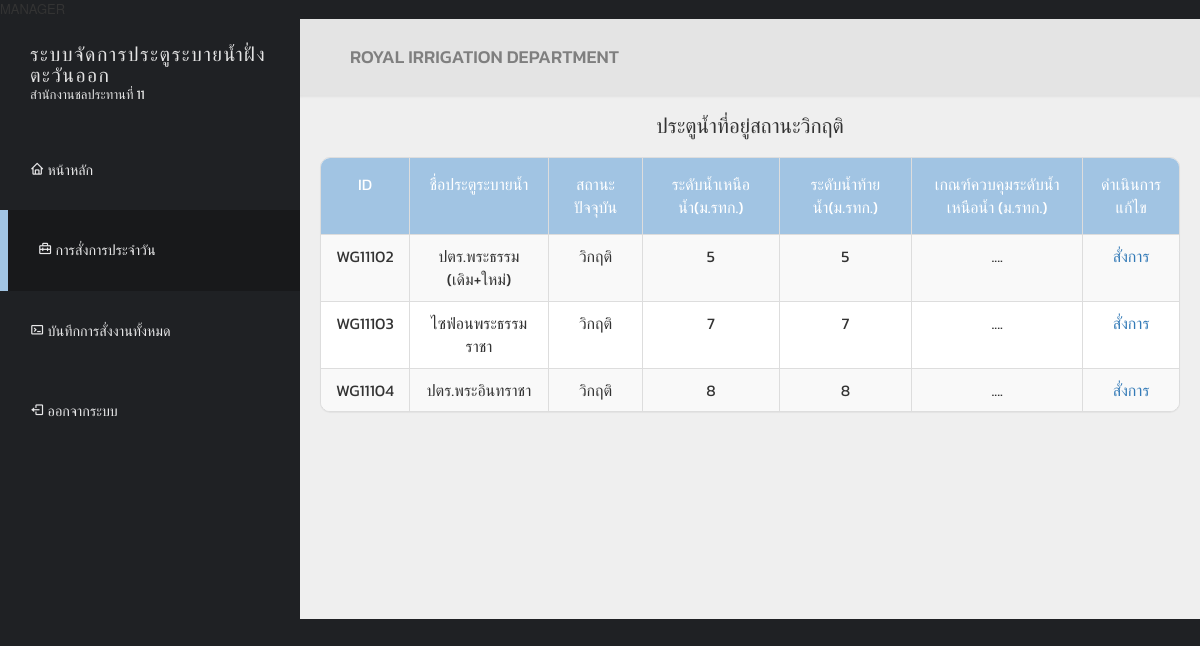
Screenshot of /view/manager/manager-assignment-order.php (signed in) with the database file from the repository.
### tables this page shows
CREATE TABLE `watergate_name` (
  `watergate_name_ID` varchar(255) NOT NULL,
  `gate_name` varchar(255) NOT NULL
);

CREATE TABLE `watergate` (
  `watergate_ID` varchar(255) NOT NULL,
  `gate_status` int(1) NOT NULL DEFAULT '0',
  `water_source_name` varchar(255) DEFAULT NULL,
  `criterion` float DEFAULT NULL
);

### view/manager/manager-assignment-order.php (the view, shortened to what this page needs)
<?php
    require_once '../../controller/updateTable.php';
    $sql = "SELECT wg.*, wn.gate_name, dr.upstream, dr.downstream, dr.flow_rate
    FROM watergate wg
    JOIN watergate_name wn ON wg.watergate_ID = wn.watergate_name_ID
    JOIN (
        SELECT dr1.watergate_report_ID, MAX(drt.report_date) AS max_report_date
        FROM daily_report dr1
        JOIN daily_report_time drt ON dr1.report_ID = drt.report_time_ID
        WHERE dr1.watergate_report_ID IN (
            SELECT watergate_ID FROM watergate WHERE gate_status = 1
        )
        GROUP BY dr1.watergate_report_ID
    ) recent_dr ON wg.watergate_ID = recent_dr.watergate_report_ID
    JOIN daily_report dr ON recent_dr.watergate_report_ID = dr.watergate_report_ID
    JOIN daily_report_time drt ON dr.report_ID = drt.report_time_ID AND drt.report_date = recent_dr.max_report_date
    WHERE wg.gate_status = 1;";
    $stmt = $conn->prepare($sql);
    $stmt->execute();
?>
<!DOCTYPE html>
<html lang="en">
<head>
  <link href='https://font.googleapis.com/css2?family=Poppins:wght@300;400;500;600;700;800;900&display=swap' rel='stylesheet' type='text/css'>
  <link href="../../css/font-awesome.min.css" rel="stylesheet">
  <link href="../../css/bootstrap.min.css" rel="stylesheet">
  <link href="../../css/templatemo-style.css" rel="stylesheet">
  <link href='https://unpkg.com/boxicons@2.1.4/css/boxicons.min.css' rel='stylesheet'>
</head>
<body>
  <div class="templatemo-flex-row">
    <div class="templatemo-sidebar">
      <header class="templatemo-site-header">
        <h1>ระบบจัดการประตูระบายน้ำฝั่งตะวันออก</h1>
        <p>สำนักงานชลประทานที่ 11</p>
      </header>
      <nav class="templatemo-left-nav">
        <ul>
          <li><a href="manager-home.php"><i class='bx bx-home' ></i> หน้าหลัก</a></li>
          <li><a href="#" class="active"><i class='bx bx-briefcase-alt-2'></i> การสั่งการประจำวัน</a></li>
          <li><a href="manager-assignment-check.php"><i class='bx bx-terminal'></i> บันทึกการสั่งงานทั้งหมด</a></li>
          <li><a href="../../logout.php"><i class='bx bx-log-out'></i> ออกจากระบบ</a></li>
        </ul>
      </nav>
    </div>
    <div class="templatemo-content col-1 light-gray-bg">
      <div class="templatemo-top-nav-container">
        <div class="row">
          <nav class="templatemo-top-nav col-lg-12 col-md-12">
            <ul class="text-uppercase">
              <h3>royal irrigation department</h3>
            </ul>
          </nav>
        </div>
      </div>
      <div class="water-gate-critical-table"  style="text-align: center; margin: 20px;">
        <h2 style="margin: 20px;">ประตูน้ำที่อยู่สถานะวิกฤติ</h2>
        <div class="panel panel-default table-responsive">
          <table class="table table-striped table-bordered templatemo-user-table">
            <thead style="text-align: center;">
              <tr>
                <td>ID</td>
                <td>ชื่อประตูระบายน้ำ</td>
                <td>สถานะปัจจุบัน</td>
                <td>ระดับน้ำเหนือน้ำ(ม.รทก.)</td>
                <td>ระดับน้ำท้ายน้ำ(ม.รทก.)</td>
                <td>เกณฑ์ควบคุมระดับน้ำเหนือน้ำ (ม.รทก.)</td>
                <td>ดำเนินการแก้ไข</td>
              </tr>
            </thead>
            <tbody style="text-align: center;">
              <?php
                while ($row = $stmt->fetch(PDO::FETCH_ASSOC)){
                    echo '<tr>';
                    echo '<td>' . $row['watergate_ID'] . '</td>';
                    echo '<td>' . $row['gate_name'] . '</td>';
                    $gateStatus = $row['gate_status'];
                    $statusLabel = '';
                    switch ($gateStatus) {
                        case 1:
                            $statusLabel = "วิกฤติ";
                            break;
                    }
                    echo '<td>' . $statusLabel . '</td>';
                    echo '<td>' . $row['upstream'] . '</td>';
                    echo '<td>' . $row['downstream'] . '</td>';
                    echo '<td>' . "...." . '</td>';
                    echo '<td><a href="manager-assignment-order01.php">สั่งการ</a></td>';
                    echo '</tr>';
                }
                ?>
            </tbody>
          </table>
        </div>
      </div>
    </div>
  </div>
</body>
</html>

### css/templatemo-style.css (style rules this page uses)
* { font-family: 'Poppins', 'Kanit', sans-serif; }
body { font-size: 13px; }
body, .templatemo-left-nav { background: #1f2124; }
h1, h2, h3 { margin: 0; }
h2 { font-size: 1.6em; }
h3 { color: #7f7f7f; font-size: 1.4em; }
ul { list-style-type: none; margin: 0; padding: 0; }
nav li { font-size: 1.1em; list-style: none; text-transform: uppercase; }
.light-gray-bg { background-color: #efefef; }
.templatemo-sidebar { width: 300px; }
.templatemo-site-header { margin: 25px 30px; color: #e4e4e4; }
.templatemo-site-header h1 { color: #e4e4e4; display: inline-block; font-size: 1.5em; font-weight: 300; letter-spacing: 1.5px; text-transform: uppercase; vertical-align: middle; }
.templatemo-left-nav li { font-weight: 300; }
.templatemo-left-nav a.active, .templatemo-left-nav a:hover { background: #18191b; border-left: 8px solid #A1C4E3; }
.templatemo-left-nav a { color: #e9e9ea; display: block; padding: 30px; transition: all 0.3s ease; }
.templatemo-top-nav-container { background-color: #e4e4e4; padding: 28px 50px; box-shadow: 0px 0px 2px 2px rgba(161, 159, 159, 0.18); }
.templatemo-content { margin-top: 0px; min-height: 600px; padding: 0; overflow-x: hidden; }
.templatemo-flex-row { display: -webkit-flex; display: -ms-flexbox; display: flex; }
.col-1 { -webkit-flex: 1; -ms-flex: 1; flex: 1; }
.panel { border-radius: 10px; }
.table { margin-bottom: 0; }
.table>tbody>tr>td { padding: 10px 15px; }
.table>thead>tr>td { padding: 15px; }
.templatemo-user-table thead { background-color: #A1C4E3; color: white; font-size: 16px; }
.panel>.table-responsive:last-child>.table:last-child, .panel>.table:last-child { border-bottom-right-radius: 10px; border-bottom-left-radius: 10px; }
.panel>.table:first-child { border-top-left-radius: 10px; border-top-right-radius: 10px; }
@media only screen and (min-width: 768px) { .templatemo-left-nav { display: block !important; } }

### rows the page displays
watergate_name: watergate_name_ID.watergate_ID "WG11102", gate_name "ปตร.พระธรรม (เดิม+ใหม่)", watergate_name_ID.gate_status "วิกฤติ", upstream "5", downstream "5"
watergate_name: watergate_name_ID.watergate_ID "WG11103", gate_name "ไซฟ่อนพระธรรมราชา", watergate_name_ID.gate_status "วิกฤติ", upstream "7", downstream "7"
watergate_name: watergate_name_ID.watergate_ID "WG11104", gate_name "ปตร.พระอินทราชา", watergate_name_ID.gate_status "วิกฤติ", upstream "8", downstream "8"
